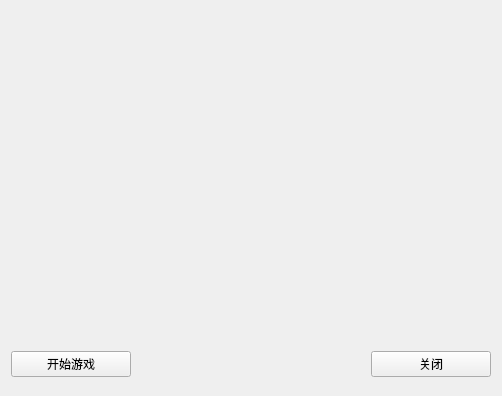
<?xml version="1.0" encoding="UTF-8"?>
<ui version="4.0">
 <class>MainWindow</class>
 <widget class="QMainWindow" name="MainWindow">
  <property name="geometry">
   <rect>
    <x>0</x>
    <y>0</y>
    <width>498</width>
    <height>396</height>
   </rect>
  </property>
  <property name="windowTitle">
   <string>MainWindow</string>
  </property>
  <widget class="QWidget" name="centralWidget">
   <layout class="QGridLayout" name="gridLayout">
    <item row="1" column="2">
     <widget class="QPushButton" name="End">
      <property name="maximumSize">
       <size>
        <width>120</width>
        <height>16777215</height>
       </size>
      </property>
      <property name="text">
       <string>关闭</string>
      </property>
     </widget>
    </item>
    <item row="0" column="0" colspan="3">
     <widget class="QWidget" name="widget" native="true">
      <property name="minimumSize">
       <size>
        <width>480</width>
        <height>320</height>
       </size>
      </property>
      <property name="maximumSize">
       <size>
        <width>480</width>
        <height>320</height>
       </size>
      </property>
      <property name="autoFillBackground">
       <bool>false</bool>
      </property>
      <property name="styleSheet">
       <string notr="true"/>
      </property>
     </widget>
    </item>
    <item row="1" column="0">
     <widget class="QPushButton" name="Strat">
      <property name="maximumSize">
       <size>
        <width>120</width>
        <height>16777215</height>
       </size>
      </property>
      <property name="text">
       <string>开始游戏</string>
      </property>
     </widget>
    </item>
   </layout>
  </widget>
 </widget>
 <layoutdefault spacing="6" margin="11"/>
 <resources/>
 <connections/>
</ui>
